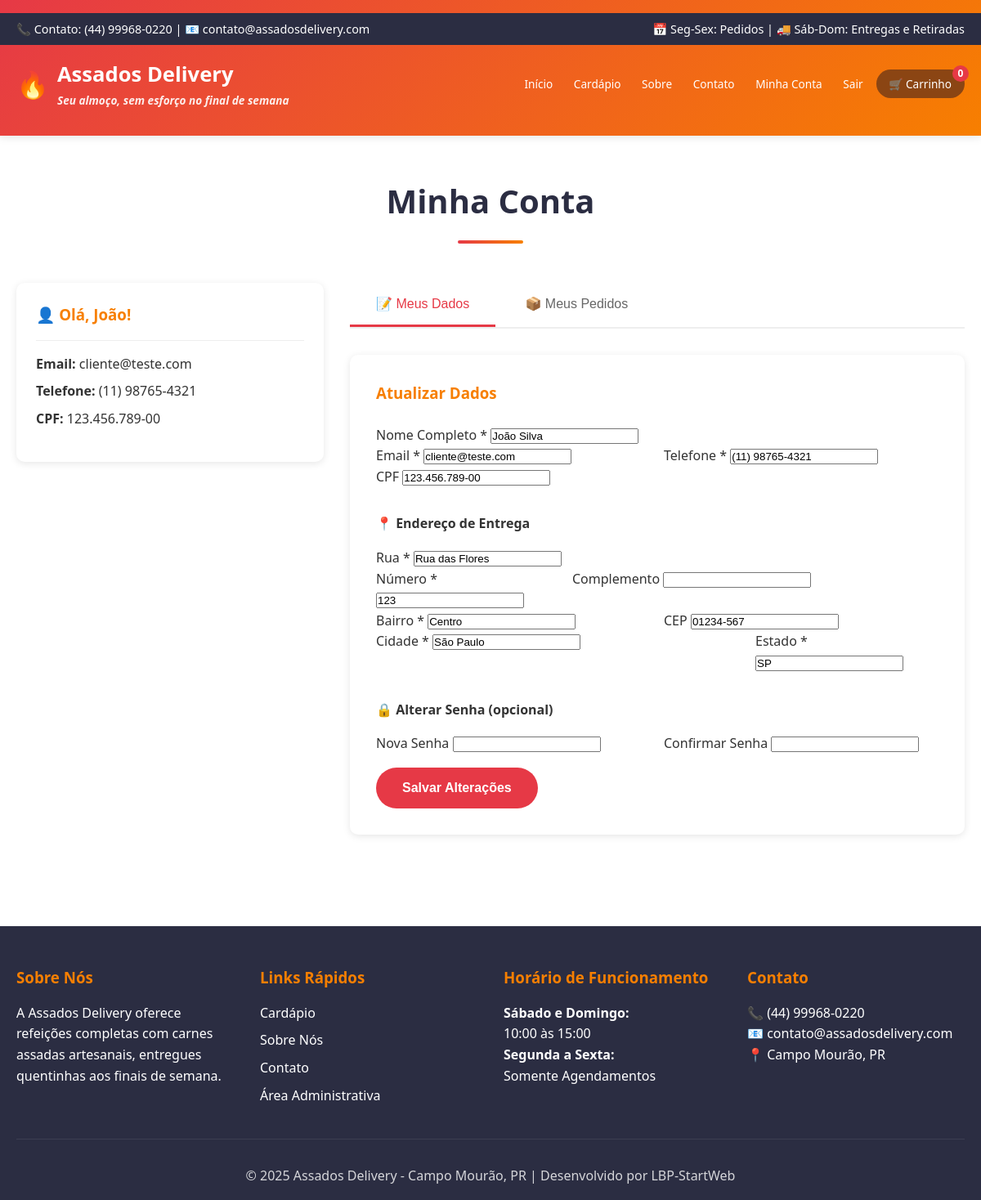
Page /minha-conta.php (signed in) on the committed database.
### tables this page shows
CREATE TABLE clientes (
    id INT AUTO_INCREMENT PRIMARY KEY,
    nome VARCHAR(100) NOT NULL,
    email VARCHAR(100) UNIQUE NOT NULL,
    senha VARCHAR(255) NOT NULL,
    telefone VARCHAR(20),
    cpf VARCHAR(14) UNIQUE,
    endereco_rua VARCHAR(200),
    endereco_numero VARCHAR(10),
    endereco_complemento VARCHAR(100),
    endereco_bairro VARCHAR(100),
    endereco_cidade VARCHAR(100),
    endereco_estado VARCHAR(2),
    endereco_cep VARCHAR(9),
    ativo BOOLEAN DEFAULT TRUE,
    criado_em TIMESTAMP DEFAULT CURRENT_TIMESTAMP,
    atualizado_em TIMESTAMP DEFAULT CURRENT_TIMESTAMP ON UPDATE CURRENT_TIMESTAMP,
    INDEX idx_email (email),
    INDEX idx_cpf (cpf)
);

### config/database.php (called while the page is built, shortened)
<?php
class Database {
    private static $instance = null;
    private $connection;
    private function __construct() {
        try {
            $dsn = "mysql:host=" . DB_HOST . ";dbname=" . DB_NAME . ";charset=" . DB_CHARSET;
            $options = [
                PDO::ATTR_ERRMODE            => PDO::ERRMODE_EXCEPTION,
                PDO::ATTR_DEFAULT_FETCH_MODE => PDO::FETCH_ASSOC,
                PDO::ATTR_EMULATE_PREPARES   => false,
                PDO::MYSQL_ATTR_INIT_COMMAND => "SET NAMES utf8mb4 COLLATE utf8mb4_unicode_ci"
            ];
            $this->connection = new PDO($dsn, DB_USER, DB_PASS, $options);
        } catch (PDOException $e) {
            die("Erro na conexão com o banco de dados: " . $e->getMessage());
        }
    }
    public static function getInstance() {
        if (self::$instance === null) {
            self::$instance = new self();
        }
        return self::$instance;
    }
    public function getConnection() {
        return $this->connection;
    }
}

### models/Model.php (called while the page is built, shortened)
<?php
abstract class Model {
    protected $db;
    protected $table;
    public function __construct() {
        $this->db = Database::getInstance()->getConnection();
    }
    public function findById($id) {
        $sql = "SELECT * FROM {$this->table} WHERE id = ?";
        $stmt = $this->db->prepare($sql);
        $stmt->execute([$id]);
        return $stmt->fetch();
    }
}

### minha-conta.php (the view, shortened to what this page needs)
<?php
$clienteModel = new Cliente();
$cliente = $clienteModel->findById($_SESSION['cliente_id']);
?>
<!DOCTYPE html>
<html lang="pt-BR">
<head>
    <link rel="stylesheet" href="public/assets/css/style.css">
</head>
<body>
    <?php include 'views/partials/header.php'; ?>
    <section style="padding: 3rem 0; min-height: 70vh;">
        <div class="container">
            <h1 class="section-title">Minha Conta</h1>
            <div style="display: grid; grid-template-columns: 1fr 2fr; gap: 2rem; margin-top: 2rem;">
                <div>
                    <div style="background: white; padding: 1.5rem; border-radius: 10px; box-shadow: 0 2px 10px rgba(0,0,0,0.1);">
                        <h3 style="margin-bottom: 1rem; color: var(--cor-secundaria);">👤 Olá, <?php echo htmlspecialchars(explode(' ', $cliente['nome'])[0]); ?>!</h3>
                        <div style="padding: 1rem 0; border-top: 1px solid #eee;">
                            <p><strong>Email:</strong> <?php echo htmlspecialchars($cliente['email']); ?></p>
                            <p style="margin-top: 0.5rem;"><strong>Telefone:</strong> <?php echo htmlspecialchars($cliente['telefone'] ?? 'Não informado'); ?></p>
                            <p style="margin-top: 0.5rem;"><strong>CPF:</strong> <?php echo htmlspecialchars($cliente['cpf'] ?? 'Não informado'); ?></p>
                        </div>
                    </div>
                </div>
                <div>
                    <div style="margin-bottom: 2rem; border-bottom: 2px solid #eee;">
                        <button class="tab-btn active" onclick="mudarTab('dados')">📝 Meus Dados</button>
                        <button class="tab-btn" onclick="mudarTab('pedidos')">📦 Meus Pedidos</button>
                    </div>
                    <div id="tab-dados" class="tab-content active">
                        <form method="POST" style="background: white; padding: 2rem; border-radius: 10px; box-shadow: 0 2px 10px rgba(0,0,0,0.1);">
                            <h3 style="margin-bottom: 1.5rem; color: var(--cor-secundaria);">Atualizar Dados</h3>
                            <div class="form-group">
                                <label>Nome Completo *</label>
                                <input type="text" name="nome" value="<?php echo htmlspecialchars($cliente['nome']); ?>" required>
                            </div>
                            <div style="display: grid; grid-template-columns: 1fr 1fr; gap: 1rem;">
                                <div class="form-group">
                                    <label>Email *</label>
                                    <input type="email" name="email" value="<?php echo htmlspecialchars($cliente['email']); ?>" required>
                                </div>
                                <div class="form-group">
                                    <label>Telefone *</label>
                                    <input type="tel" name="telefone" value="<?php echo htmlspecialchars($cliente['telefone'] ?? ''); ?>" required>
                                </div>
                            </div>
                            <div class="form-group">
                                <label>CPF</label>
                                <input type="text" name="cpf" value="<?php echo htmlspecialchars($cliente['cpf'] ?? ''); ?>" maxlength="14">
                            </div>
                            <h4 style="margin: 2rem 0 1rem;">📍 Endereço de Entrega</h4>
                            <div class="form-group">
                                <label>Rua *</label>
                                <input type="text" name="endereco" value="<?php echo htmlspecialchars($cliente['endereco_rua'] ?? ''); ?>" required>
                            </div>
                            <div style="display: grid; grid-template-columns: 1fr 2fr; gap: 1rem;">
                                <div class="form-group">
                                    <label>Número *</label>
                                    <input type="text" name="numero" value="<?php echo htmlspecialchars($cliente['endereco_numero'] ?? ''); ?>" required>
                                </div>
                                <div class="form-group">
                                    <label>Complemento</label>
                                    <input type="text" name="complemento" value="<?php echo htmlspecialchars($cliente['endereco_complemento'] ?? ''); ?>">
                                </div>
                            </div>
                            <div style="display: grid; grid-template-columns: 1fr 1fr; gap: 1rem;">
                                <div class="form-group">
                                    <label>Bairro *</label>
                                    <input type="text" name="bairro" value="<?php echo htmlspecialchars($cliente['endereco_bairro'] ?? ''); ?>" required>
                                </div>
                                <div class="form-group">
                                    <label>CEP</label>
                                    <input type="text" name="cep" value="<?php echo htmlspecialchars($cliente['endereco_cep'] ?? ''); ?>" maxlength="9">
                                </div>
                            </div>
                            <div style="display: grid; grid-template-columns: 2fr 1fr; gap: 1rem;">
                                <div class="form-group">
                                    <label>Cidade *</label>
                                    <input type="text" name="cidade" value="<?php echo htmlspecialchars($cliente['endereco_cidade'] ?? 'Campo Mourão'); ?>" required>
                                </div>
                                <div class="form-group">
                                    <label>Estado *</label>
                                    <input type="text" name="estado" value="<?php echo htmlspecialchars($cliente['endereco_estado'] ?? 'PR'); ?>" maxlength="2" required>
                                </div>
                            </div>
                            <h4 style="margin: 2rem 0 1rem;">🔒 Alterar Senha (opcional)</h4>
                            <div style="display: grid; grid-template-columns: 1fr 1fr; gap: 1rem;">
                                <div class="form-group">
                                    <label>Nova Senha</label>
                                    <input type="password" name="nova_senha" minlength="6">
                                </div>
                                <div class="form-group">
                                    <label>Confirmar Senha</label>
                                    <input type="password" name="confirmar_senha" minlength="6">
                                </div>
                            </div>
                            <button type="submit" name="atualizar" class="btn btn-primary" style="margin-top: 1rem;">
                                Salvar Alterações
                            </button>
                        </form>
                    </div>
                </div>
            </div>
        </div>
    </section>
    <?php include 'views/partials/footer.php'; ?>
</body>
</html>

### views/partials/header.php (shortened to what this page needs)
<header>
    <div class="header-top">
        <div class="container" style="display: flex; justify-content: space-between; align-items: center;">
            <div>
                📞 Contato: (44) 99968-0220 | 📧 contato@assadosdelivery.com
            </div>
            <div>
                📅 Seg-Sex: Pedidos | 🚚 Sáb-Dom: Entregas e Retiradas
            </div>
        </div>
    </div>
    <div class="container">
        <div class="header-content">
            <div>
                <a href="<?php echo SITE_URL; ?>/index.php" class="logo">
                    <span class="logo-icon">🔥</span>
                    <div>
                        <div><?php echo SITE_NAME; ?></div>
                        <div class="slogan"><?php echo SITE_SLOGAN; ?></div>
                    </div>
                </a>
            </div>
            <nav>
                <ul>
                    <li><a href="<?php echo SITE_URL; ?>/index.php">Início</a></li>
                    <li><a href="<?php echo SITE_URL; ?>/cardapio.php">Cardápio</a></li>
                    <li><a href="<?php echo SITE_URL; ?>/sobre.php">Sobre</a></li>
                    <li><a href="<?php echo SITE_URL; ?>/contato.php">Contato</a></li>
                    <?php if (isset($_SESSION['cliente_id'])): ?>
                        <li><a href="<?php echo SITE_URL; ?>/minha-conta.php">Minha Conta</a></li>
                        <li><a href="<?php echo SITE_URL; ?>/logout.php">Sair</a></li>
                    <?php else: ?>
                        <li><a href="<?php echo SITE_URL; ?>/login.php">Entrar</a></li>
                    <?php endif; ?>
                    <li>
                        <a href="<?php echo SITE_URL; ?>/carrinho.php" class="btn-carrinho">
                            🛒 Carrinho
                            <span class="carrinho-count" id="carrinho-count">0</span>
                        </a>
                    </li>
                </ul>
            </nav>
        </div>
    </div>
</header>

### views/partials/footer.php
<footer>
    <div class="container">
        <div class="footer-content">
            <div class="footer-section">
                <h3>Sobre Nós</h3>
                <p>A Assados Delivery oferece refeições completas com carnes assadas artesanais, entregues quentinhas aos finais de semana.</p>
            </div>
            <div class="footer-section">
                <h3>Links Rápidos</h3>
                <ul>
                    <li><a href="<?php echo SITE_URL; ?>/cardapio.php">Cardápio</a></li>
                    <li><a href="<?php echo SITE_URL; ?>/sobre.php">Sobre Nós</a></li>
                    <li><a href="<?php echo SITE_URL; ?>/contato.php">Contato</a></li>
                    <li><a href="<?php echo SITE_URL; ?>/admin/">Área Administrativa</a></li>
                </ul>
            </div>
            <div class="footer-section">
                <h3>Horário de Funcionamento</h3>
                <p><strong>Sábado e Domingo:</strong><br>
                10:00 às 15:00</p>
                <p><strong>Segunda a Sexta:</strong><br>
                Somente Agendamentos</p>
            </div>
            <div class="footer-section">
                <h3>Contato</h3>
                <p>📞 (44) 99968-0220<br>
                📧 contato@assadosdelivery.com<br>
                📍 Campo Mourão, PR</p>
            </div>
        </div>
        <div class="footer-bottom">
            <p>&copy; <?php echo date('Y'); ?> Assados Delivery - Campo Mourão, PR | Desenvolvido por LBP-StartWeb</p>
        </div>
    </div>
</footer>

### public/assets/css/style.css (style rules this page uses)
:root { --cor-primaria: #E63946; --cor-secundaria: #F77F00; --cor-terciaria: #8B4513; --cor-escura: #2B2D42; --cor-clara: #EDF2F4; --cor-texto: #333; }
* { margin: 0; padding: 0; box-sizing: border-box; }
body { font-family: 'Segoe UI', Tahoma, Geneva, Verdana, sans-serif; color: var(--cor-texto); background-color: #fff; line-height: 1.6; }
header { background: linear-gradient(135deg, var(--cor-primaria), var(--cor-secundaria)); color: white; padding: 1rem 0; box-shadow: 0 2px 10px rgba(0,0,0,0.1); }
.header-top { background-color: var(--cor-escura); padding: 0.5rem 0; font-size: 0.9rem; }
.container { max-width: 1400px; margin: 0 auto; padding: 0 20px; }
.header-content { display: flex; justify-content: space-between; align-items: center; padding: 1rem 0; gap: 2rem; }
.logo { font-size: 1.8rem; font-weight: bold; text-decoration: none; color: white; display: flex; align-items: center; gap: 10px; flex-shrink: 0; }
.logo-icon { font-size: 2.2rem; }
.slogan { font-size: 0.85rem; opacity: 0.9; font-style: italic; }
nav { flex-shrink: 1; min-width: 0; }
nav ul { list-style: none; display: flex; gap: 0.6rem; align-items: center; flex-wrap: nowrap; }
nav a { color: white; text-decoration: none; font-weight: 500; transition: all 0.3s; padding: 0.5rem 0.7rem; border-radius: 5px; font-size: 0.9rem; white-space: nowrap; }
.btn-carrinho { position: relative; background-color: var(--cor-terciaria); padding: 0.5rem 1rem !important; border-radius: 25px; }
.carrinho-count { position: absolute; top: -5px; right: -5px; background-color: var(--cor-primaria); color: white; border-radius: 50%; width: 20px; height: 20px; display: flex; align-items: center; justify-content: center; font-size: 0.75rem; font-weight: bold; }
.btn { display: inline-block; padding: 1rem 2rem; text-decoration: none; border-radius: 30px; font-weight: bold; transition: all 0.3s; border: none; cursor: pointer; font-size: 1rem; }
.btn-primary { background-color: var(--cor-primaria); color: white; }
section { padding: 4rem 0; }
.section-title { text-align: center; font-size: 2.5rem; margin-bottom: 3rem; color: var(--cor-escura); }
.section-title::after { content: ''; display: block; width: 80px; height: 4px; background: linear-gradient(90deg, var(--cor-primaria), var(--cor-secundaria)); margin: 1rem auto; border-radius: 2px; }
footer { background-color: var(--cor-escura); color: white; padding: 3rem 0 1rem; margin-top: 4rem; }
.footer-content { display: grid; grid-template-columns: repeat(auto-fit, minmax(250px, 1fr)); gap: 2rem; margin-bottom: 2rem; }
.footer-section h3 { color: var(--cor-secundaria); margin-bottom: 1rem; }
.footer-section ul { list-style: none; }
.footer-section ul li { margin-bottom: 0.5rem; }
.footer-section a { color: white; text-decoration: none; transition: color 0.3s; }
.footer-bottom { text-align: center; padding-top: 2rem; border-top: 1px solid rgba(255,255,255,0.1); opacity: 0.8; }
@media (max-width: 1400px) { .container { max-width: 100%; } }
@media (max-width: 1400px) { nav ul { gap: 0.4rem; } }
@media (max-width: 1400px) { nav a { padding: 0.5rem 0.6rem; font-size: 0.85rem; } }
@media (max-width: 1400px) { .logo { font-size: 1.6rem; } }
@media (max-width: 1400px) { .logo-icon { font-size: 2rem; } }

### minha-conta.php (style rules this page uses)
.tab-btn { background: none; border: none; padding: 1rem 2rem; cursor: pointer; font-size: 1rem; color: #666; border-bottom: 3px solid transparent; transition: all 0.3s; }
.tab-btn.active { color: var(--cor-primaria); border-bottom-color: var(--cor-primaria); }

### rows in the picture
clientes: nome "João", email "cliente@teste.com", telefone "(11) 98765-4321", cpf "123.456.789-00", nome "João Silva", endereco "Rua das Flores", numero "123", bairro "Centro", cep "01234-567", cidade "São Paulo", estado "SP"

### other values in the picture
SITE_NAME "Assados Delivery"
SITE_SLOGAN "Seu almoço, sem esforço no final de semana"
